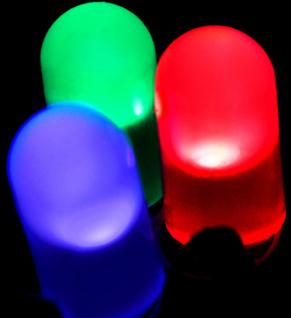
//> input picture Daten/OpenCV-05/Img05a.jpg, 291 x 318 px
$ ./_solutionPrakt5   (built with g++ and OpenCV 4)
//> lines starting //> are read from the running program, lines starting //| are printed output that depends on the picture; after the words box and inside, x2 and y2 are one past the last pixel; in counts of white or black regions, pixels touching at a corner belong together
#include <opencv2/opencv.hpp>
using namespace cv;
#include <stdio.h>
using namespace std;

#include <math.h>
#include <stdlib.h>

int main() {
	cv::Mat src, gray, tmp, dst, equalized;
	src = cv::imread("../Daten/OpenCV-05/Img05a.jpg");
//> src is the input picture: 318 rows x 291 cols, CV_8UC3; mean B, G, R 80.9, 51.2, 73.7
	if (!src.data) {
		printf("Error: Couldn't open the image file.\n");
		return 1;
	}

	gray = cv::Mat::zeros(src.size(), src.type());
	cvtColor(src, gray, COLOR_BGR2GRAY);
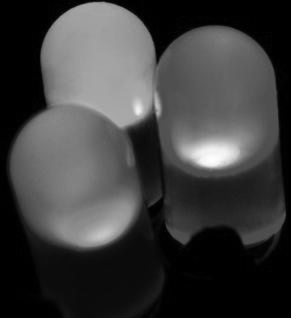
//> gray: 318 rows x 291 cols, CV_8UC1; min 0, max 255, mean 61.3
	int histSize = 256;    // bin size
	float range[] = { 0, 255 };
	const float *ranges[] = { range };

	tmp = src;
	dst = tmp;

	// Calculate histogram
	MatND hist;
	calcHist(&gray, 1, 0, Mat(), hist, 1, &histSize, ranges, true, false);
//> hist = 256 values, max 19281 at index 0, min 0 at index 255, mean 361.5

	// Plot the histogram
	int hist_w = 512; int hist_h = 400;
	int bin_w = cvRound((double)hist_w / histSize);

	Mat histImage(hist_h, hist_w, CV_8UC1, Scalar(0, 0, 0));
	normalize(hist, hist, 0, histImage.rows, NORM_MINMAX, -1, Mat());
//> hist = 256 values, max 400 at index 0, min 0 at index 255, mean 7.5

	/// Apply Histogram Equalization
	equalizeHist(gray, equalized);
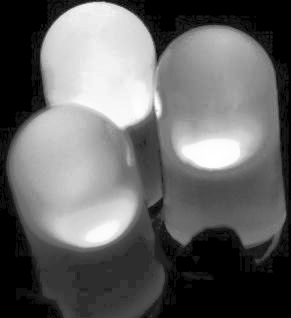
//> equalized: 318 rows x 291 cols, CV_8UC1; min 0, max 255, mean 102.1

	for (int i = 1; i < histSize; i++)
	{
		line(histImage, Point(bin_w*(i - 1), hist_h - cvRound(hist.at<float>(i - 1))),
			Point(bin_w*(i), hist_h - cvRound(hist.at<float>(i))),
			Scalar(255, 0, 0), 2, 8, 0);
	}
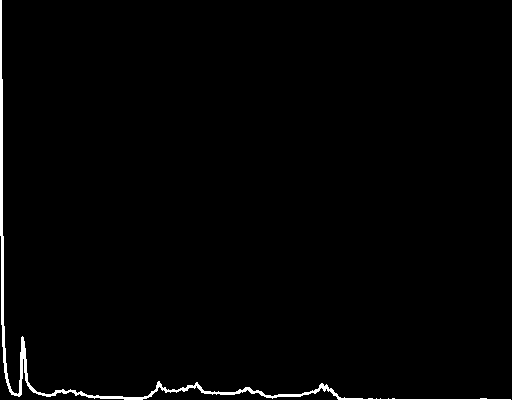
//> histImage: 400 rows x 512 cols, CV_8UC1; 1.3% white; 1 white region, box (x1, y1, x2, y2) and area: (0, 0, 511, 400) 2668
	// [28 lines of commented-out code are left out]
	imshow("Test", dst);
	imshow("Source", src);
	imshow("Gray", gray);
	imshow("Result", histImage);
	imshow("Equalized", equalized);
	waitKey(0);
	destroyAllWindows;
	return 0;
}
